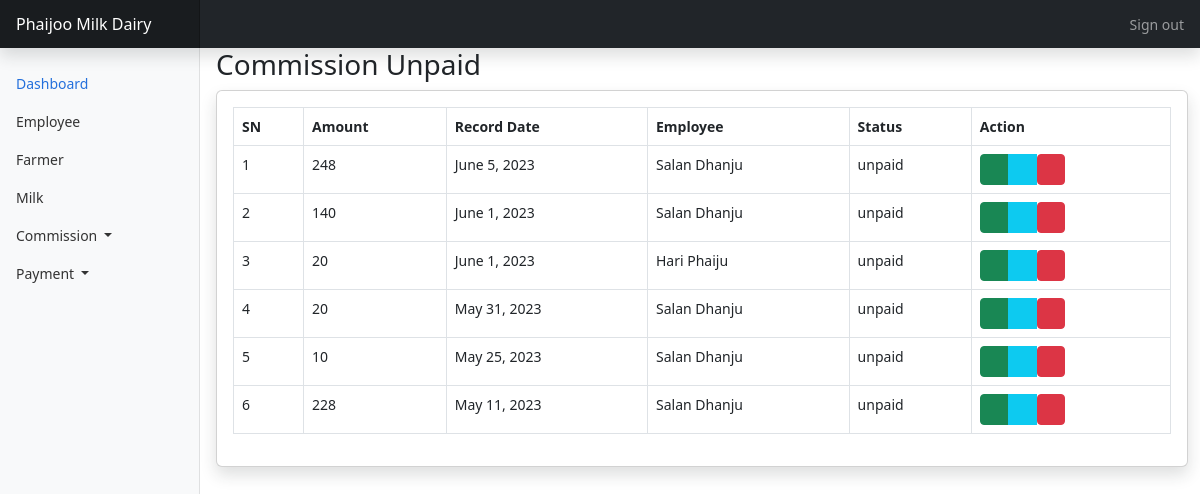
Page /dashboard/commissions/unpaid (signed in) on the earlier database version.
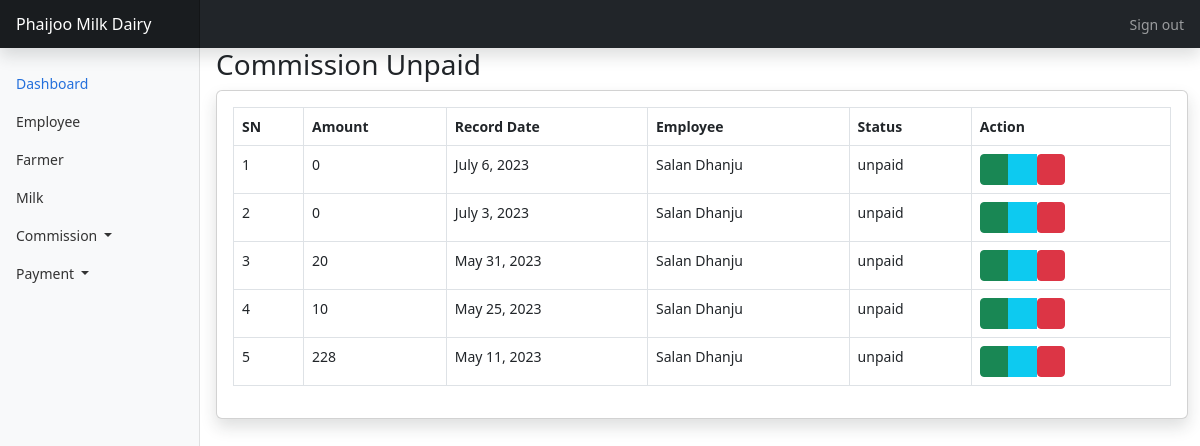
Same page on the later database version.
### dashboard/models.py (models this page shows, shortened)
class Commission(models.Model):
    commission_amt = models.PositiveIntegerField(null=True)
    commission_pay_date = models.DateField()
    status = models.CharField(max_length=10, choices=[('unpaid', 'Unpaid'), ('paid', 'Paid')], default='unpaid')
    admin_id = models.ForeignKey(
        User, on_delete=models.CASCADE, related_name="commission", null=True
    )
    emp_id = models.ForeignKey(
        EmployeeProfile,
        on_delete=models.CASCADE,
        related_name="commission",
        blank=True,
        null=True,
    )
    class Meta:
        verbose_name = "Commission"
        verbose_name_plural = "Commissions"
        ordering = ("id",)

### user/models.py (models this page shows)
class EmployeeProfile(models.Model):
    user = models.OneToOneField(
        User, on_delete=models.CASCADE, related_name="employee_profile", null=True
    )
    emp_email = models.CharField(max_length=50, blank=True, null=True)
    emp_pwd = models.CharField(max_length=255, blank=True, null=True)
    emp_name = models.CharField(max_length=50, blank=True, null=True)
    emp_contact = models.PositiveBigIntegerField(blank=True, null=True)
    salary = models.PositiveIntegerField(blank=True, null=True)
    reg_date = models.DateField(null=True, blank=True)
    is_active = models.BooleanField(default=True)
    admin_id = models.ForeignKey(
        User,
        on_delete=models.CASCADE,
        related_name="admin_employee_profiles",
        blank=False,
    )
    class Meta:
        verbose_name = "Employee"
        verbose_name_plural = "Employees"
        ordering = ("id",)
    def __str__(self):
        return self.emp_name

### dashboard/views.py (the view)
@login_required(login_url="/dashboard/accounts/login")
def commissionUnpaidListView(request):
    commissions = Commission.objects.filter(status='unpaid').order_by('-commission_pay_date')
    return render(
        request, "dashboard/commissions/unpaid.html", {"commissions": commissions}
    )

### dashboard/templates/dashboard/commissions/unpaid.html (shortened to what this page needs)
{% extends 'dashboard/base.html' %}
{% block main %}
                <h1 class="h3 mb-2 text-gray-800">Commission Unpaid</h1>
                <div class="card shadow mb-4">
                    <div class="card-body">
                        <div class="table-responsive">
                            <table class="table table-bordered" id="dataTable" width="100%" cellspacing="0">
                                <thead>
                                    <tr>
                                        <th>SN</th>
                                        <th>Amount</th>
                                        <th>Record Date</th>
                                        <th>Employee</th>
                                        <th>Status</th>
                                        <th>Action</th>
                                    </tr>
                                </thead>
                                <tbody>
                                    {% for commission in commissions %}
                                    <tr>
                                        <td>{{ forloop.counter }}</td>
                                        <td>{{ commission.commission_amt }}</td>
                                        <td>{{ commission.commission_pay_date }}</td>
                                        <td>{{ commission.emp_id }}</td>
                                        <td>{{ commission.status }}</td>
                                        <td>
                                            <div class="btn-group" role="group">
                                                <a href="{%  url 'dashboard:commissions-paid' commission.pk %}" class="btn btn-success btn-sm ml-2 pay-link">
                                                    <i class="fas fa-money-check-alt"></i>
                                                </a>
                                                <a href="{% url 'dashboard:commissions-update' commission.pk %}" class="btn btn-info btn-sm ">
                                                    <i class="fas fa-pen"></i>
                                                </a>
                                                {% if not commission.non_deletetable %}
                                                <form action="{% url 'dashboard:commissions-delete' commission.pk %}"  method="post">
                                                    <button class="btn btn-danger btn-sm delete-link ml-2" data-tooltip="tooltip" title="Delete">
                                                        <i class="far fa-trash-alt"></i>
                                                    </button>
                                                </form>
                                                {% endif %}
                                            </div>
                                        </td>
                                    </tr>
                                    {% endfor %}
                                </tbody>
                            </table>
                        </div>
                    </div>
                </div>
{% endblock main %}

Differences in the rows shown:
no longer on this page (row edited): Commission: commission_amt "248", commission_pay_date "June 5, 2023", emp_id "Salan Dhanju", status "unpaid"
no longer on this page (row edited): Commission: commission_amt "140", commission_pay_date "June 1, 2023", emp_id "Salan Dhanju", status "unpaid"
no longer on this page (row edited): Commission: commission_amt "20", commission_pay_date "June 1, 2023", emp_id "Hari Phaiju", status "unpaid"
added Commission: commission_amt "0", commission_pay_date "July 6, 2023", emp_id "Salan Dhanju", status "unpaid"
added Commission: commission_amt "0", commission_pay_date "July 3, 2023", emp_id "Salan Dhanju", status "unpaid"
